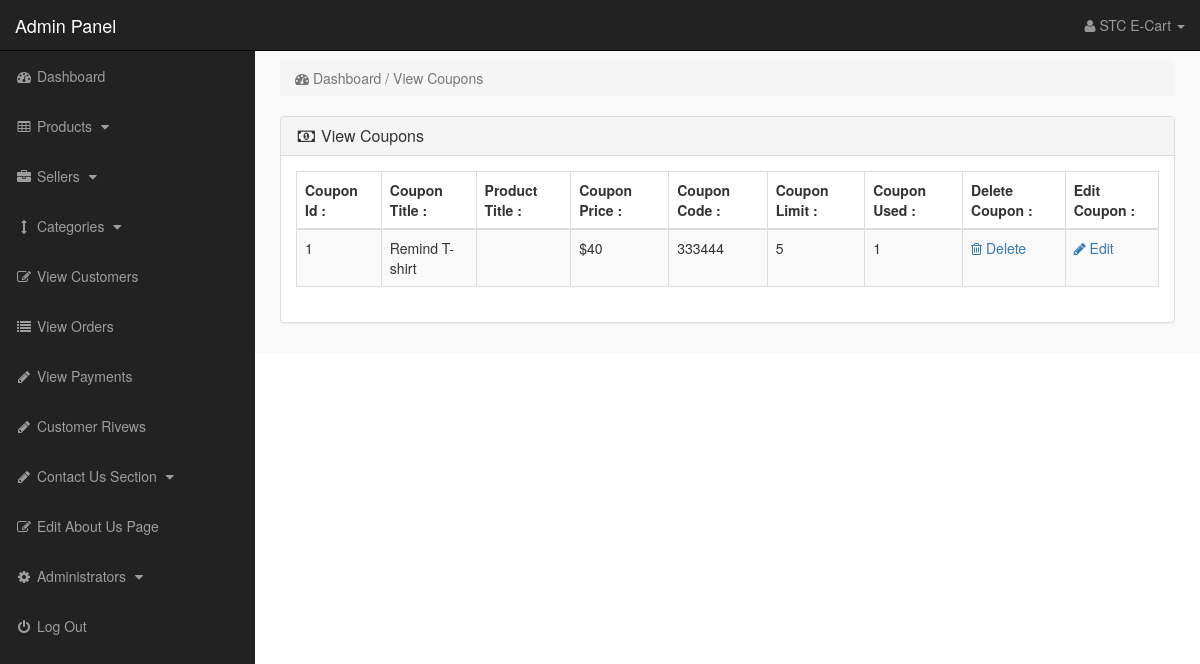
The app's page /admin_area/index.php?view_coupons (signed in) with its own data.
### tables this page shows
CREATE TABLE `coupons` (
  `coupon_id` int(10) NOT NULL,
  `product_id` int(10) NOT NULL,
  `coupon_title` varchar(255) NOT NULL,
  `coupon_price` varchar(255) NOT NULL,
  `coupon_code` varchar(255) NOT NULL,
  `coupon_limit` int(100) NOT NULL,
  `coupon_used` int(100) NOT NULL
);

### admin_area/view_coupons.php (the view)
<?php
if(!isset($_SESSION['admin_email'])){
echo "<script>window.open('login.php','_self')</script>";
}
else {
?>
<div class="row">
<div class="col-lg-12">
<ol class="breadcrumb">
<li class="active">
<i class="fa fa-dashboard"></i> Dashboard / View Coupons
</li>
</ol>
</div>
</div>
<div class="row" >
<div class="col-lg-12" >
<div class="panel panel-default">
<div class="panel-heading">
<h3 class="panel-title">
<i class="fa fa-money fa-fw"></i> View Coupons
</h3>
</div>
<div class="panel-body">
<div class="table-responsive">
<table class="table table-bordered table-hover table-striped">
<thead>
<tr>
<th>Coupon Id : </th>
<th>Coupon Title : </th>
<th>Product Title : </th>
<th>Coupon Price : </th>
<th>Coupon Code : </th>
<th>Coupon Limit : </th>
<th>Coupon Used : </th>
<th>Delete Coupon : </th>
<th>Edit Coupon : </th>
</tr>
</thead>
<tbody>
<?php
$i = 0;
$get_coupons = "select * from coupons";
$run_coupons = mysqli_query($con,$get_coupons);
while($row_coupons = mysqli_fetch_array($run_coupons)){
$coupon_id = $row_coupons['coupon_id'];
$product_id = $row_coupons['product_id'];
$coupon_title = $row_coupons['coupon_title'];
$coupon_price = $row_coupons['coupon_price'];
$coupon_code = $row_coupons['coupon_code'];
$coupon_limit = $row_coupons['coupon_limit'];
$coupon_used = $row_coupons['coupon_used'];
$get_products = "select * from products where product_id='$product_id'";
$run_products = mysqli_query($con,$get_products);
$row_products = mysqli_fetch_array($run_products);
$product_title = $row_products['product_title'];
$i++;
?>
<tr>
<td><?php echo $i; ?></td>
<td><?php echo $coupon_title; ?></td>
<td><?php echo $product_title; ?></td>
<td><?php echo "$$coupon_price"; ?></td>
<td><?php echo $coupon_code; ?></td>
<td><?php echo $coupon_limit; ?></td>
<td><?php echo $coupon_used; ?></td>
<td>
<a href="index.php?delete_coupon=<?php echo $coupon_id; ?>">
<i class="fa fa-trash-o"></i> Delete
</a>
</td>
<td>
<a href="index.php?edit_coupon=<?php echo $coupon_id; ?>">
<i class="fa fa-pencil"></i> Edit
</a>
</td>
</tr>
<?php } ?>
</tbody>
</table>
</div>
</div>
</div>
</div>
</div>
<?php } ?>

### admin_area/includes/sidebar.php (shortened to what this page needs)
<?php
if(!isset($_SESSION['admin_email'])){
echo "<script>window.open('login.php','_self')</script>";
}
else {
?>
<nav class="navbar navbar-inverse navbar-fixed-top" >
<div class="navbar-header" >
<a class="navbar-brand" href="index.php?dashboard" >Admin Panel</a>
</div>
<ul class="nav navbar-right top-nav" >
<li class="dropdown" >
<a href="#" class="dropdown-toggle" data-toggle="dropdown" >
<i class="fa fa-user" ></i>
<?php echo $admin_name; ?> <b class="caret" ></b>
</a>
</li>
</ul>
<div class="collapse navbar-collapse navbar-ex1-collapse">
<ul class="nav navbar-nav side-nav">
<li>
<a href="index.php?dashboard">
<i class="fa fa-fw fa-dashboard"></i> Dashboard
</a>
</li>
<li>
<a href="#" data-toggle="collapse" data-target="#products">
<i class="fa fa-fw fa-table"></i> Products
<i class="fa fa-fw fa-caret-down"></i>
</a>
</li>
<li>
<a href="#" data-toggle="collapse" data-target="#manufacturers">
<i class="fa fa-fw fa-briefcase"></i> Sellers
<i class="fa fa-fw fa-caret-down"></i>
</a>
</li>
<li>
<a href="#" data-toggle="collapse" data-target="#cat">
<i class="fa fa-fw fa-arrows-v"></i> Categories
<i class="fa fa-fw fa-caret-down"></i>
</a>
</li>
<li>
<a href="index.php?view_customers">
<i class="fa fa-fw fa-edit"></i> View Customers
</a>
</li>
<li>
<a href="index.php?view_orders">
<i class="fa fa-fw fa-list"></i> View Orders
</a>
</li>
<li>
<a href="index.php?view_payments">
<i class="fa fa-fw fa-pencil"></i> View Payments
</a>
</li>
<li>
<a href="index.php?view_reviews">
<i class="fa fa-fw fa-pencil"></i> Customer Rivews
</a>
</li>
<li>
<a href="#" data-toggle="collapse" data-target="#contact_us">
<i class="fa fa-fw fa-pencil"> </i> Contact Us Section
<i class="fa fa-fw fa-caret-down"></i>
</a>
</li>
<li>
<a href="index.php?edit_about_us">
<i class="fa fa-fw fa-edit"></i> Edit About Us Page
</a>
</li>
<li>
<a href="#" data-toggle="collapse" data-target="#users">
<i class="fa fa-fw fa-gear"></i> Administrators
<i class="fa fa-fw fa-caret-down"></i>
</a>
</li>
<li>
<a href="logout.php">
<i class="fa fa-fw fa-power-off"></i> Log Out
</a>
</li>
</ul>
</div>
</nav>
<?php } ?>

### admin_area/css/style.css (style rules this page uses)
body { margin-top:100px; }
@media (min-width: 768px) { body { margin-top:50px; } }
.top-nav { padding:0 15px; }
.top-nav>li { display:inline-block; float:left; }
.top-nav>li>a { padding-top:15px; padding-bottom:15px; line-height:20px; color:#999; }
@media (min-width: 768px) { .side-nav { position:fixed; top:51px; width:255px; border-radius:0; overflow-y:auto; background-color: #222; bottom:0; overflow-x:hidden; padding-bottom:40px; } }
@media (min-width: 768px) { .side-nav>li>a { width:255px; } }
.panel-body { border-radius:5px; }

### records on screen
coupons: coupon_title "Remind T-shirt", coupon_price "40", coupon_code "333444", coupon_limit "5", coupon_used "1"

### other values on screen
$admin_name "STC E-Cart"
